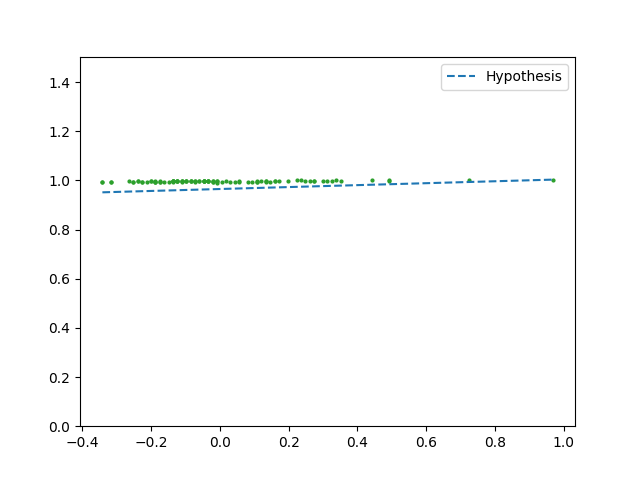

The Python source for this figure:
import numpy as np
import matplotlib.pyplot as plt
import argparse
from one_a import getdata, Scaler

def main():
    parser = argparse.ArgumentParser()
    parser.add_argument('--data-x',required=True)
    parser.add_argument('--data-y',required=True)
    args = parser.parse_args()
    #############################################################
    X, Y = getdata(args.data_x,args.data_y)
    scaler = Scaler()
    scaler.fit(X)
    with open('ths_ref.npy','rb') as f:
        ths = np.load(f)

    X = scaler.transform(X)

    x_min = np.min(X)
    x_max = np.max(X)
    x_interval = [x_min, x_max]
    #x_interval = scaler.transform([x_min, x_max])
    #print(x_interval)
    y_min = ths[0] + x_interval[0]*ths[1]
    y_max = ths[0] + x_interval[1]*ths[1]

    for x, y in zip(X,Y):
        plt.plot(x, y, 'C2o', markersize=2)
    plt.plot([x_min,x_max],[y_min,y_max],'C0--',label='Hypothesis')
    plt.legend()
    ax = plt.gca()
    ax.set_ylim(0,1.5)
    plt.show()

if __name__=="__main__":
    main()
